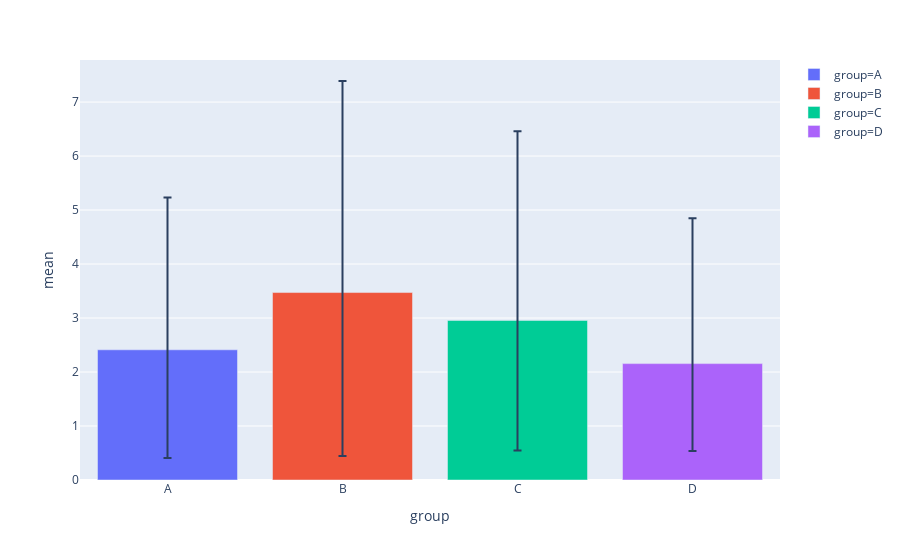

The notebook cell this image was saved under:
### Markdown cell above
## Bars of `group` means with 95% confidence intervals

### Code cell
group_desc = data1.groupby("group")["y"].agg(["mean", "sem", "count"]).reset_index()
group_desc["df"] = group_desc["count"] - 1
group_desc["lower"] = group_desc["mean"] - scipy.stats.t.ppf(1 - 0.05 / 2, df = group_desc["df"]) * group_desc["sem"]
group_desc["upper"] = group_desc["mean"] + scipy.stats.t.ppf(1 - 0.05 / 2, df = group_desc["df"]) * group_desc["sem"]

# Plot
plotly.offline.iplot(
    plotly.express.bar(group_desc, x = "group", y = "mean", error_y_minus = "lower", error_y = "upper", color = "group")
)

### Figure 1 — Plotly figure (JSON) as saved in the notebook; plotly's stock layout.template omitted (floating-point values rounded to 4 significant figures)
{"data": [{"alignmentgroup": "True", "error_y": {"array": [2.819], "arrayminus": [2.004]}, "hoverlabel": {"namelength": 0}, "hovertemplate": "group=%{x}<br>mean=%{y}", "legendgroup": "group=A", "marker": {"color": "#636efa"}, "name": "group=A", "offsetgroup": "group=A", "orientation": "v", "showlegend": true, "textposition": "auto", "type": "bar", "x": ["A"], "xaxis": "x", "y": [2.411], "yaxis": "y"}, {"alignmentgroup": "True", "error_y": {"array": [3.918], "arrayminus": [3.025]}, "hoverlabel": {"namelength": 0}, "hovertemplate": "group=%{x}<br>mean=%{y}", "legendgroup": "group=B", "marker": {"color": "#EF553B"}, "name": "group=B", "offsetgroup": "group=B", "orientation": "v", "showlegend": true, "textposition": "auto", "type": "bar", "x": ["B"], "xaxis": "x", "y": [3.472], "yaxis": "y"}, {"alignmentgroup": "True", "error_y": {"array": [3.504], "arrayminus": [2.408]}, "hoverlabel": {"namelength": 0}, "hovertemplate": "group=%{x}<br>mean=%{y}", "legendgroup": "group=C", "marker": {"color": "#00cc96"}, "name": "group=C", "offsetgroup": "group=C", "orientation": "v", "showlegend": true, "textposition": "auto", "type": "bar", "x": ["C"], "xaxis": "x", "y": [2.956], "yaxis": "y"}, {"alignmentgroup": "True", "error_y": {"array": [2.693], "arrayminus": [1.619]}, "hoverlabel": {"namelength": 0}, "hovertemplate": "group=%{x}<br>mean=%{y}", "legendgroup": "group=D", "marker": {"color": "#ab63fa"}, "name": "group=D", "offsetgroup": "group=D", "orientation": "v", "showlegend": true, "textposition": "auto", "type": "bar", "x": ["D"], "xaxis": "x", "y": [2.156], "yaxis": "y"}], "layout": {"barmode": "relative", "legend": {"tracegroupgap": 0}, "margin": {"t": 60}, "xaxis": {"anchor": "y", "categoryarray": ["A", "B", "C", "D"], "categoryorder": "array", "domain": [0, 1], "title": {"text": "group"}}, "yaxis": {"anchor": "x", "domain": [0, 1], "title": {"text": "mean"}}}}
